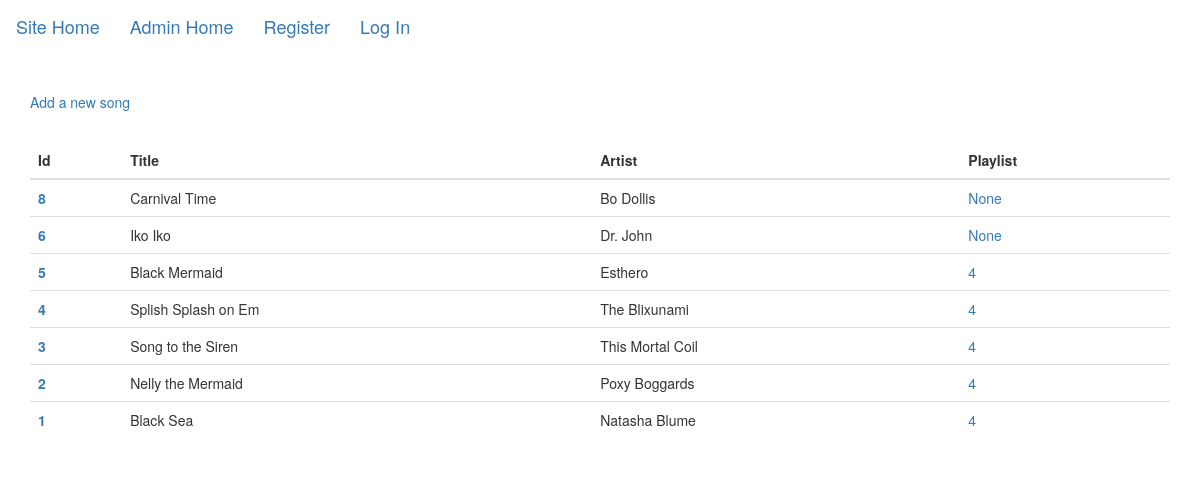
Before: /admin/songs with the older database file.
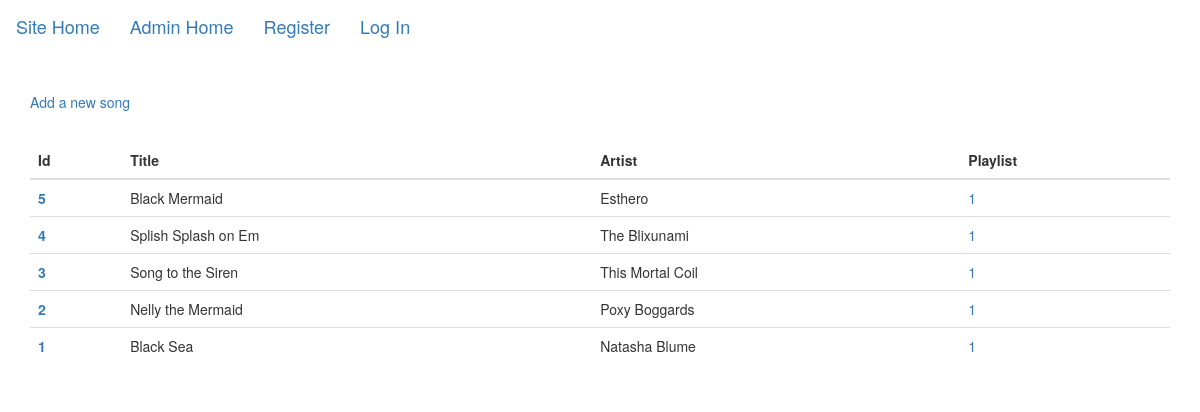
After: the same page with the newer database file.
### tables this page shows
CREATE TABLE song (
    id INTEGER PRIMARY KEY AUTOINCREMENT,
    artist TEXT,
    title TEXT NOT NULL,
    filepath TEXT NOT NULL,
    duration TEXT,
    album_name TEXT,
    album_art TEXT,
    playlist_id INTEGER,
    created_at DATE NOT NULL DEFAULT CURRENT_DATE,
    FOREIGN KEY(playlist_id) REFERENCES playlist(id)
);

### fivesongs/admin.py (the view)
@bp.route('/admin/songs')
def songs():
    db = get_db()
    song_query = """
        SELECT id, artist, title, playlist_id
        FROM song
        ORDER BY id DESC
    """
    db_songs = db.execute(song_query).fetchall()
    return render_template('admin/songs.html', songs=db_songs)

### fivesongs/auth.py (called while the page is built)
@bp.before_app_request
def load_logged_in_user():
    user_id = session.get('user_id')
    if user_id is None:
        g.user = None
    else:
        g.user = get_db().execute(
            'SELECT * FROM user WHERE id = ?', (user_id,)
        ).fetchone()

### fivesongs/db.py (called while the page is built)
def get_db():
    if 'db' not in g:
        g.db = sqlite3.connect(
            current_app.config['DATABASE'],
            detect_types=sqlite3.PARSE_DECLTYPES
        )
        g.db.row_factory = sqlite3.Row
    return g.db

### fivesongs/templates/admin/songs.html
{% extends 'adminbase.html' %}
{% block content %}
  <p><a href="/admin/song/create">Add a new song</a></p>
  <br />
  {% if songs %}
    <table class="table">
      <thead class="thead-dark">
        <tr>
          <th scope="col">Id</th>
          <th scope="col">Title</th>
          <th scope="col">Artist</th>
          <th scope="col">Playlist</th>
        </tr>
      </thead>
      <tbody>
        {% for song in songs %}
        <tr>
          <th scope="row"><a href="/admin/song/{{ song.id }}">{{ song.id }}</a></th>
          <td>{{ song.title }}</td>
          <td>{{ song.artist }}</td>
          <td><a href="/admin/playlist/{{ song.playlist_id }}">{{ song.playlist_id }}</a></td>
        </tr>
        {% endfor %}
      </tbody>
    </table>
  {% else %}
    No songs available.<br />
  {% endif %}
{% endblock %}

Changed rows visible on the page:
removed song: id "8", title "Carnival Time", artist "Bo Dollis", playlist_id "None"
removed song: id "6", title "Iko Iko", artist "Dr. John", playlist_id "None"
changed song "Black Mermaid": playlist_id "4" → "1"
changed song "Splish Splash on Em": playlist_id "4" → "1"
changed song "Song to the Siren": playlist_id "4" → "1"
changed song "Nelly the Mermaid": playlist_id "4" → "1"
changed song "Black Sea": playlist_id "4" → "1"
